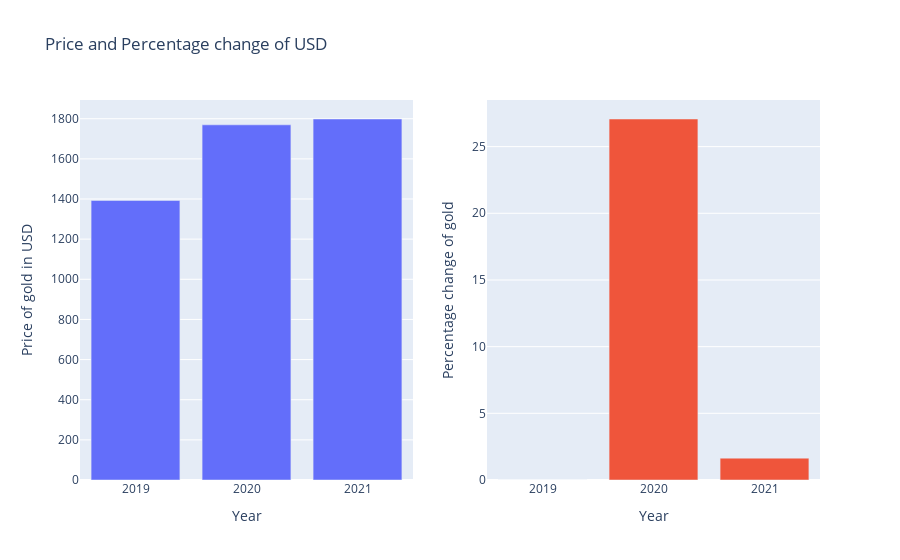
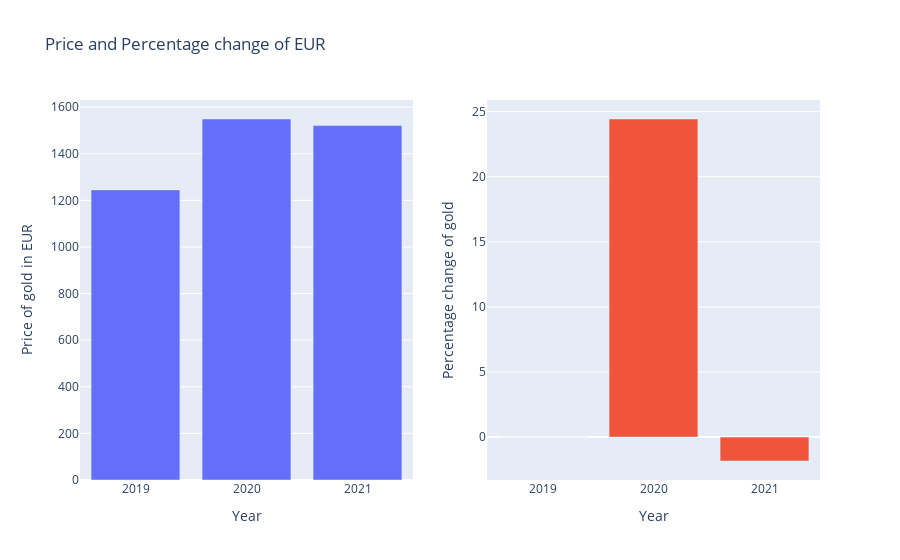
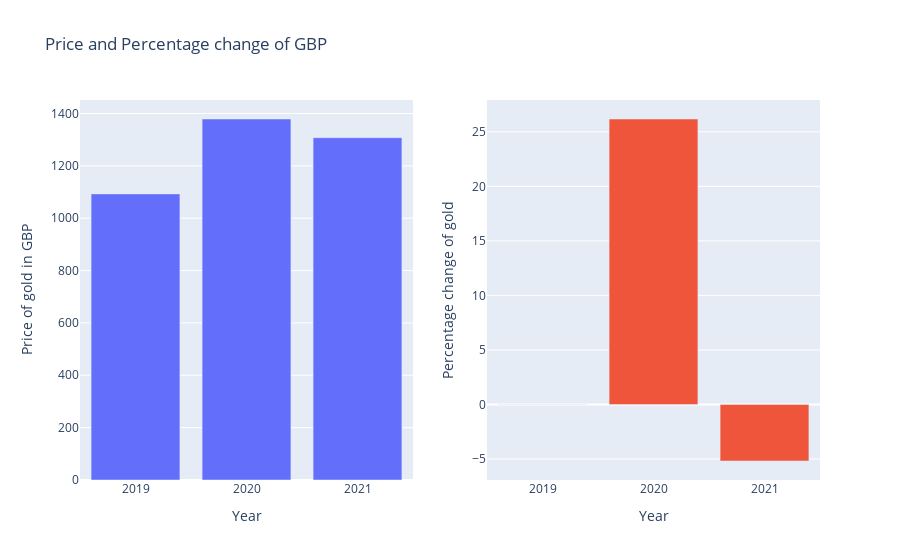
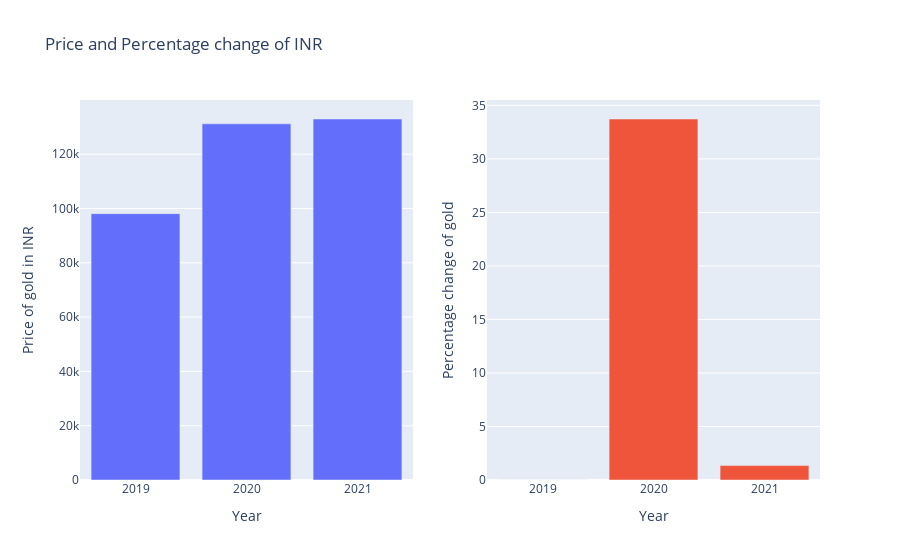

Notebook code cell kept with these figures, in order:
### Markdown cell above
### Visualize

### Code cell
from plotly.subplots import make_subplots
def covid_graph(data, currency):
    fig = make_subplots(rows=1, cols=2)
    fig.add_trace(go.Bar(x=COVID['Date'], y=COVID[f'{currency}']),row=1,col=1)
    fig.add_trace(go.Bar(x=COVID['Date'], y=COVID[f'{currency}_%_change']),row=1,col=2)
    fig.update_xaxes(title_text="Year")
    fig.update_yaxes(title_text=f"Price of gold in {currency}",row=1,col=1)
    fig.update_yaxes(title_text=f"Percentage change of gold",row=1,col=2)
    fig.update_layout(title_text=f'Price and Percentage change of {currency}', showlegend=False)
    fig.show()


### For seaborn
def covid_annual_sea(data, currency):
    fig = plt.figure(figsize=(12,6))
    g = sns.barplot(x='Date', y=f'{currency}', data=data)
    g.set_title(f"Price of {currency}")
    g.set_xlabel("Year")
    g.set_ylabel(f'Price of gold in {currency}')

    plt.show()

def covid_annualpct_sea(data, currency):
    fig = plt.figure(figsize=(12,6))
    g1 = sns.barplot(x='Date', y=f'{currency}_%_change', data=data)
    g1.set_title(f"Percentage change of {currency}")
    g1.set_xlabel("Year")
    g1.set_ylabel(f'Percentage change of gold')
    plt.show()

for currency in currencies:
    covid_graph(COVID,currency)

### Figure 1 — Plotly figure (JSON) as saved in the notebook; plotly's stock layout.template omitted (floating-point values rounded to 4 significant figures)
{"data": [{"type": "bar", "x": [2019, 2020, 2021], "xaxis": "x", "y": [1393.0, 1770.0, 1799.0], "yaxis": "y"}, {"type": "bar", "x": [2019, 2020, 2021], "xaxis": "x2", "y": [0, 27.07, 1.64], "yaxis": "y2"}], "layout": {"showlegend": false, "title": {"text": "Price and Percentage change of USD"}, "xaxis": {"anchor": "y", "domain": [0, 0.45], "title": {"text": "Year"}}, "xaxis2": {"anchor": "y2", "domain": [0.55, 1], "title": {"text": "Year"}}, "yaxis": {"anchor": "x", "domain": [0, 1], "title": {"text": "Price of gold in USD"}}, "yaxis2": {"anchor": "x2", "domain": [0, 1], "title": {"text": "Percentage change of gold"}}}}

### Figure 2 — Plotly figure (JSON) as saved in the notebook; plotly's stock layout.template omitted (floating-point values rounded to 4 significant figures)
{"data": [{"type": "bar", "x": [2019, 2020, 2021], "xaxis": "x", "y": [1245.0, 1549.0, 1521.0], "yaxis": "y"}, {"type": "bar", "x": [2019, 2020, 2021], "xaxis": "x2", "y": [0, 24.43, -1.835], "yaxis": "y2"}], "layout": {"showlegend": false, "title": {"text": "Price and Percentage change of EUR"}, "xaxis": {"anchor": "y", "domain": [0, 0.45], "title": {"text": "Year"}}, "xaxis2": {"anchor": "y2", "domain": [0.55, 1], "title": {"text": "Year"}}, "yaxis": {"anchor": "x", "domain": [0, 1], "title": {"text": "Price of gold in EUR"}}, "yaxis2": {"anchor": "x2", "domain": [0, 1], "title": {"text": "Percentage change of gold"}}}}

### Figure 3 — Plotly figure (JSON) as saved in the notebook; plotly's stock layout.template omitted (floating-point values rounded to 4 significant figures)
{"data": [{"type": "bar", "x": [2019, 2020, 2021], "xaxis": "x", "y": [1093.0, 1379.0, 1308.0], "yaxis": "y"}, {"type": "bar", "x": [2019, 2020, 2021], "xaxis": "x2", "y": [0, 26.17, -5.181], "yaxis": "y2"}], "layout": {"showlegend": false, "title": {"text": "Price and Percentage change of GBP"}, "xaxis": {"anchor": "y", "domain": [0, 0.45], "title": {"text": "Year"}}, "xaxis2": {"anchor": "y2", "domain": [0.55, 1], "title": {"text": "Year"}}, "yaxis": {"anchor": "x", "domain": [0, 1], "title": {"text": "Price of gold in GBP"}}, "yaxis2": {"anchor": "x2", "domain": [0, 1], "title": {"text": "Percentage change of gold"}}}}

### Figure 4 — Plotly figure (JSON) as saved in the notebook; plotly's stock layout.template omitted (floating-point values rounded to 4 significant figures)
{"data": [{"type": "bar", "x": [2019, 2020, 2021], "xaxis": "x", "y": [98110.0, 131200.0, 133000.0], "yaxis": "y"}, {"type": "bar", "x": [2019, 2020, 2021], "xaxis": "x2", "y": [0, 33.73, 1.348], "yaxis": "y2"}], "layout": {"showlegend": false, "title": {"text": "Price and Percentage change of INR"}, "xaxis": {"anchor": "y", "domain": [0, 0.45], "title": {"text": "Year"}}, "xaxis2": {"anchor": "y2", "domain": [0.55, 1], "title": {"text": "Year"}}, "yaxis": {"anchor": "x", "domain": [0, 1], "title": {"text": "Price of gold in INR"}}, "yaxis2": {"anchor": "x2", "domain": [0, 1], "title": {"text": "Percentage change of gold"}}}}
